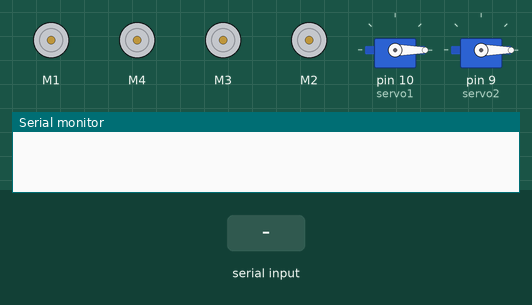
Simulated run of this program. Board: Arduino Mega 2560, built with avr-gcc and run on an emulated ATmega2560. Parts: 4 × DC motor (green arrow = forward, orange = backward, longer = faster), 2 × servo, the last lines printed to the serial monitor. The test bench sets the inputs (shaded band).

Above: at 1.2 s.
1.3 s: "T" received over Serial
At 1.7 s:
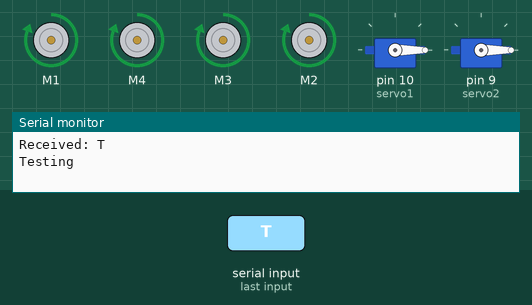
At 2.2 s:
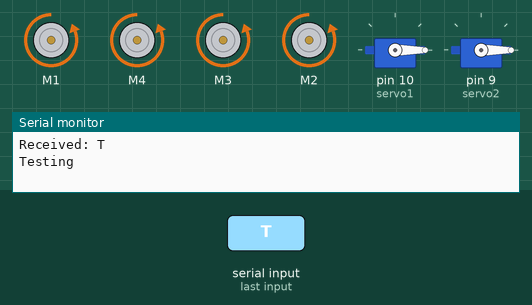
Timing chart, 0 to 4.8 s (numbered marks = the images above; inputs shaded):
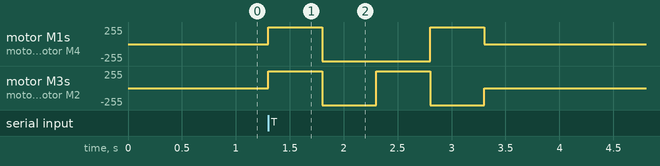

Measured:
- after the input at 1.3 s, motor M1, motor M4: stopped → forward 255/255 at once, → backward 255/255 0.50 s later, → forward 255/255 1.0 s later, → stopped 0.50 s later; motor M3, motor M2: stopped → forward 255/255 at once, → backward 255/255 0.50 s later, → forward 255/255 0.50 s later, → backward 255/255 0.50 s later, … (5 changes in this stretch)

The program:

main.cpp
```cpp
#include <Arduino.h>
#include <AFMotor.h>
#include <Servo.h>

// Motor setup
AF_DCMotor motor1(1);
AF_DCMotor motor2(4);
AF_DCMotor motor3(3);
AF_DCMotor motor4(2);

// Servo setup
Servo servo1;
Servo servo2;

// Variables
char c;
// int moistureValue;

// Function prototypes
void move(byte dir, byte speed);
void set_speed(byte speed);
void extend_servo(Servo servo);
void retract_servo(Servo servo);

void move(byte dir, byte speed) {
  motor1.setSpeed(speed);
  motor2.setSpeed(speed);
  motor3.setSpeed(speed);
  motor4.setSpeed(speed);

  switch (dir) {
    case 'f':
      motor1.run(FORWARD);
      motor2.run(FORWARD);
      motor3.run(FORWARD);
      motor4.run(FORWARD);
      break;
    case 'b':
      motor1.run(BACKWARD);
      motor2.run(BACKWARD);
      motor3.run(BACKWARD);
      motor4.run(BACKWARD);
      break;
    case 'l':
      motor1.run(BACKWARD);
      motor2.run(BACKWARD);
      motor3.run(FORWARD);
      motor4.run(FORWARD);
      break;
    case 'r':
      motor1.run(FORWARD);
      motor2.run(FORWARD);
      motor3.run(BACKWARD);
      motor4.run(BACKWARD);
      break;
    case 's':
      motor1.run(RELEASE);
      motor2.run(RELEASE);
      motor3.run(RELEASE);
      motor4.run(RELEASE);
      break;
    default:
      break;
  }
}

void set_speed(byte speed) {
  motor1.setSpeed(speed);
  motor2.setSpeed(speed);
  motor3.setSpeed(speed);
  motor4.setSpeed(speed);
}

void extend_servo(Servo servo) {
  for (int pos = 0; pos <= 180; pos += 1) {
    servo.write(pos);
    delay(10);
  }
}

void retract_servo(Servo servo) {
  for (int pos = 180; pos >= 0; pos -= 1) {
    servo.write(pos);
    delay(10);
  }
}
int moisture;
int moistureV;

void process_command(char c) {
  switch (c) {
    case 'f':
    case 'b':
    case 's':
      move(c, 127);
      break;
    case 'l':
    case 'r':
      move(c, 255);
      break;

    case 'm':
      // Serial.println("Taking measurement");
      // Serial1.println("Taking measurement");

      extend_servo(servo1);
      delay(1500);
      moisture = analogRead(A3);
      moistureV = map(moisture, 500, 1021, 0, 100);
      moistureV = 100 - moistureV;

      delay(500);
      retract_servo(servo1);

      Serial.print("water:");
      Serial1.print("water:");
      Serial.println(moistureV);
      Serial1.println(moistureV);

      break;

    case 'T':
      Serial.println("Testing");
      move('f', 255);
      delay(500);
      move('b', 255);
      delay(500);
      move('l', 255);
      delay(500);
      move('r', 255);
      delay(500);
      move('s', 255);

      extend_servo(servo1);
      delay(1500);
      moisture = analogRead(A3);
      Serial.print(moisture);
      moistureV = map(moisture, 500, 1021, 0, 100);
      moistureV = 100 - moistureV;
      delay(500);
      retract_servo(servo1);
      Serial.print("water:");
      Serial.println(moistureV);

      break;

    default:
      break;

  }
}


void setup() {
  Serial.begin(9600);

  Serial1.begin(9600);

  // Motor setup
  motor1.setSpeed(127);
  motor2.setSpeed(127);
  motor3.setSpeed(127);
  motor4.setSpeed(127);

  pinMode(A3, INPUT);
  servo1.attach(10);
  servo1.write(0);

  servo2.attach(9);
  servo2.write(0);

  // Initial motor test
  // move('f', 255);
  // delay(500);
  // move('s', 255);
}

void loop() {
  if (Serial.available()) {
    c = Serial.read();
    Serial.print("Received: ");
    Serial.println(c);
    process_command(c);
  }

  if (Serial1.available()) {
    c = Serial1.read();
    Serial1.print("Received | 1: ");
    Serial1.println(c);
    process_command(c);
  }
}
```
